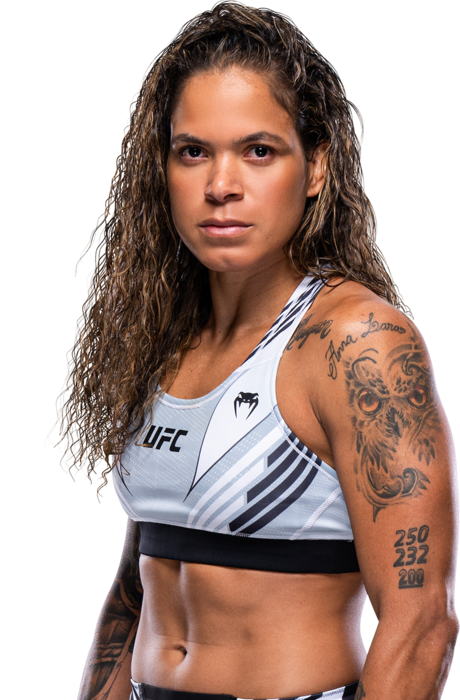
#> input picture .ufc334-source-probe/amanda-nunes-fullbody-onwhite.png, 460 x 700 px
$ python -i asset_ingest.py   (imports and definitions only)
#> lines starting #> are read from the running program, lines starting #| are printed output that depends on the picture
#!/usr/bin/env python3
import argparse
import hashlib
import ipaddress
import json
import os
import re
import sys
from html.parser import HTMLParser
from io import BytesIO
from urllib.parse import parse_qs, urljoin, urlparse
from urllib.request import Request, urlopen

from PIL import Image, ImageFilter
from rembg import remove

ALLOWED_HOSTS = {
    "a.espncdn.com",
    "espncdn.com",
    "www.espn.com",
    "espn.com",
    "ufc.com",
    "www.ufc.com",
}
UFC_PROFILE_HOSTS = {
    "ufc.com",
    "www.ufc.com",
    "ufc.com.br",
    "www.ufc.com.br",
    "jp.ufc.com",
}
PREFIX = "public/assets/fighters/"
MAX_BYTES = 20 * 1024 * 1024
MAX_PAGE_BYTES = 5 * 1024 * 1024
PLACEHOLDER_URL_MARKERS = (
    "silhouette",
    "placeholder",
    "default-avatar",
    "default_avatar",
    "no-image",
    "no_image",
    "no-photo",
    "no_photo",
)


def fail(msg):
    print(f"asset-ingest: {msg}", file=sys.stderr)
    raise SystemExit(1)


# [38 lines left out: functions request_bytes, download, is_public_https, not called in this run]


class UfcProfileImageParser(HTMLParser):
    # [28 lines left out: functions __init__, handle_starttag, not called in this run]


def source_url_looks_like_placeholder(url):
    value = url.lower()
    return any(marker in value for marker in PLACEHOLDER_URL_MARKERS)


# [467 lines left out: functions image_looks_like_silhouette, official_ufc_event_headshot_url, resolve_ufc_profile_source, resolve_source, crop_box, visible_subject_box and 12 more, not called in this run]


# Exact owner-approved Ciryl Gane profile photo (the same CBS frame supplied by
# the owner). This single-source exception does NOT expand the general ESPN/UFC
# source-host allowlist or affect transparent fighter thumbs/Spotlights.
OWNER_GANE_PROFILE_SOURCE = (
    "https://sportshub.cbsistatic.com/i/2026/06/15/"
    "2b1cb9a4-9aa1-47e5-8afa-d75bea65dbc3/gane.jpg"
)
OWNER_GANE_PROFILE_DEST = "public/assets/fighters/ciryl-gane.webp"


# [84 lines left out: functions ingest_owner_gane_profile, source_publisher_band, not called in this run]


# A manual inspection rejected this exact original-only WebP twice (#2352,
# #2354). Keep it out of all generated-asset PRs even if an alpha heuristic
# misses a subtle publisher panel. Different verified clean photos remain eligible.
VISUALLY_REJECTED_THUMB_BLOBS = {
    "64f29f5a3427f390edc15bc07e68b5064768ac36",  # first reviewed official source
    "e6ec8d8e3c9572856bd48bdc5eab3fd2ee3bc117",  # second reviewed official source
    # UFC 334 direct ESPN headshots, 2026-11-05, visually rejected in PR #2458.
    "980470d26bea70e9cf8e67363769986a20328005",  # Luis Gurule: yellow rectangle
    "23a9f2d38f63650da1ab0f68a6e72911e222ab2c",  # Charles Radtke: pink rectangle
    "3869ee9959066e4f49c2c73f4d1dc94cdef30578",  # Chris Duncan: red-brown rectangle
    # December 5 hand-reviewed image rejections; never reintroduce these blobs.
    "8911b9172380cccdad1ede8e32d9b4c7fcc14f09",  # Ion Cutelaba original UFC publisher bars
    "b98dc2e3f9b946bf8fbdd8ee6eccf5ebd1533228",  # Ion Cutelaba ESPN white publisher slab
    "82cb47b49c1f66745389aad3fa33f1bd22d72b10",  # Levan Chokheli ESPN vertical red publisher panel
    "93c7c05e316d36653dc5d648041ae5900741ca37",  # Levan Chokheli cleaned but horizontal artifact
    "04fc5856fb706ca07c67fff040021ac34ef6e7cf",  # Mairon Santos ESPN white publisher slab
    "653f407c4b5b9ac1ba1658395bc8efe0e0e7efc9",  # Akbar Abdullaev ESPN tinted publisher slab
    "db96c93a29f1d70034d752ee1939939d67ecebc3",  # Akbar Abdullaev cleaned but publisher lines
    "6f92ca93552ed5c1f626c0e6cd1fb1acbcdb01af",  # Magomed Tuchalov ESPN publisher slab
    "467170b4d35eadc0cca709d7ef67f7e4973a6c2a",  # Magomed Tuchalov cleaned but red publisher block
}


# [32 lines left out: functions source_thumb_blob_is_rejected, broad_upper_side_alpha_panel, not called in this run]


def require_clean_original_thumb(im):
    """Only use an already-transparent, genuine official headshot.

    No rembg, alpha matting, color painting, side trimming, or replacement
    backgrounds are allowed for thumbs. A rejected original must be replaced
    by a *different verified official source*, never 'repaired' in place.
    """
    alpha = im.getchannel("A")
    if alpha.getextrema()[0] != 0:
        fail("thumbnail original has no fully transparent background; select another official source")
    corners = [
        alpha.getpixel((0, 0)), alpha.getpixel((im.width - 1, 0)),
        alpha.getpixel((0, im.height - 1)),
        alpha.getpixel((im.width - 1, im.height - 1)),
    ]
    if sum(value < 8 for value in corners) < 3:
        fail("thumbnail original retains an opaque corner/background")
    if (upper_side_background_band(im)
            or inset_side_background_panels(im)
            or horizontal_publisher_strips(im)
            or source_publisher_band(im)
            or broad_upper_side_alpha_panel(im)):
        fail("thumbnail original retains a publisher background panel; try another official source")
    if image_looks_like_silhouette(im):
        fail("thumbnail original is a placeholder/silhouette")


# [29 lines left out: function verified_thumb_candidates, not called in this run]


# The only two reviewed Dec 5 publisher-contaminated official source images.
# Do not authorize these masks for any other athlete, source, or destination.
DEC05_SOURCE_MASKS = {
    "public/assets/fighters/magomed-tuchalov-thumb.webp": (
        "thumb", "https://a.espncdn.com/i/headshots/mma/players/full/5360467.png"),
    "public/assets/fighters/shara-magomedov-spotlight.webp": (
        "spotlight", "https://www.ufc.com/images/styles/athlete_bio_full_body/s3/2025-07/MAGOMEDOV_SHARA_L_07-26.png?itok=EfC12GKC"),
}


# [233 lines left out: functions reviewed_dec05_source, reviewed_dec05_mask, ingest_fighter_candidate, main, not called in this run]


# [2 lines not run here, left out]

>>> import cv2
>>> picture = cv2.imread('../.ufc334-source-probe/amanda-nunes-fullbody-onwhite.png', cv2.IMREAD_GRAYSCALE)
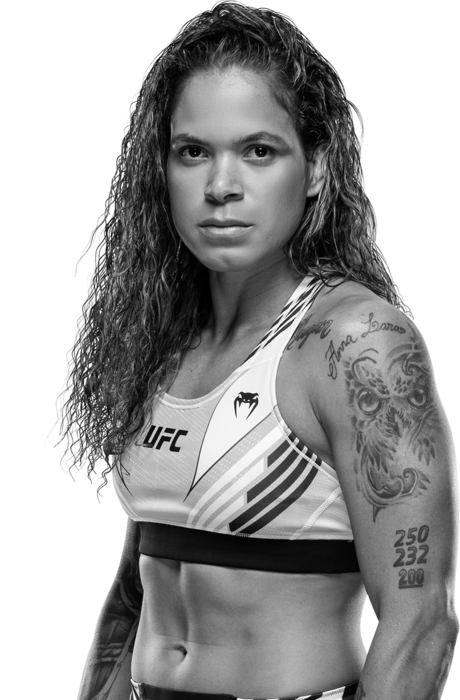
#> picture: shape (700, 460); min 0, max 255, mean 162.1
#> (the run stopped early here; a loop or call above may not have finished)

$ run again, on .ufc334-source-probe/amanda-nunes-spotlight-render-onwhite.png
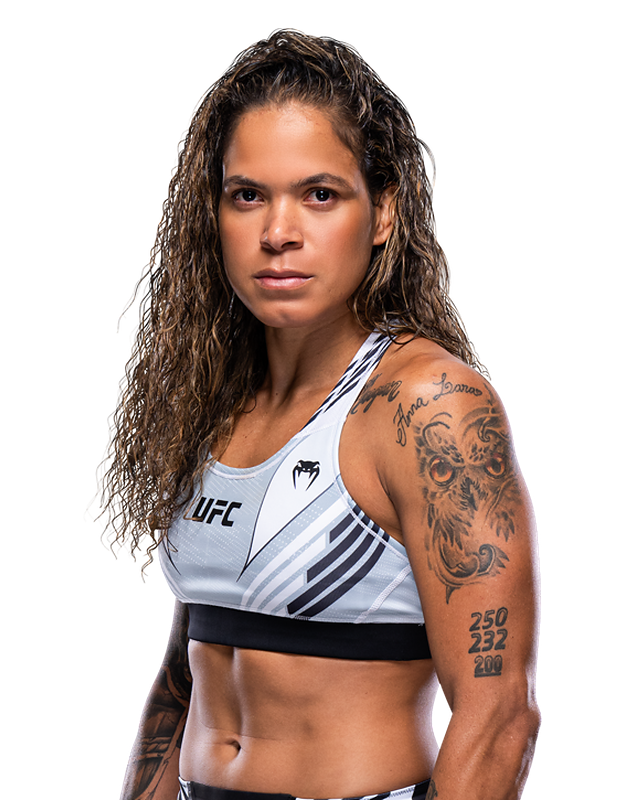
#> input picture .ufc334-source-probe/amanda-nunes-spotlight-render-onwhite.png, 626 x 800 px
#> `picture = cv2.imread('../.ufc334-source-probe/amanda-nunes-fullbody-on..`:
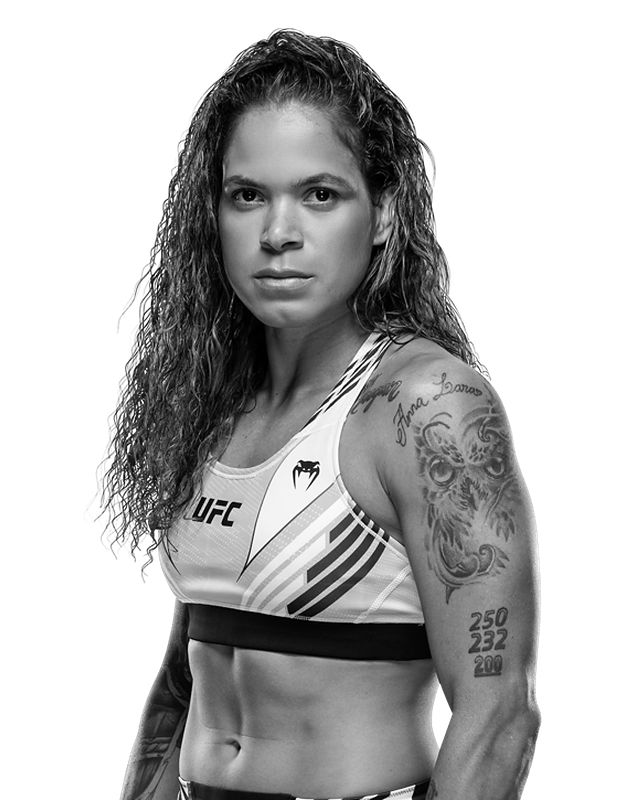
#> picture: shape (800, 626); min 0, max 255, mean 182.3

$ run again, on .ufc334-source-probe/charles-radtke-headshot-onwhite.png
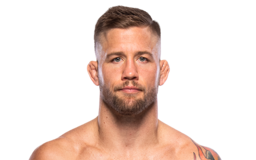
#> input picture .ufc334-source-probe/charles-radtke-headshot-onwhite.png, 256 x 160 px
#> `picture = cv2.imread('../.ufc334-source-probe/amanda-nunes-fullbody-on..`:
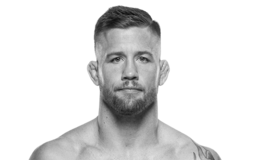
#> picture: shape (160, 256); min 13, max 255, mean 223.1
